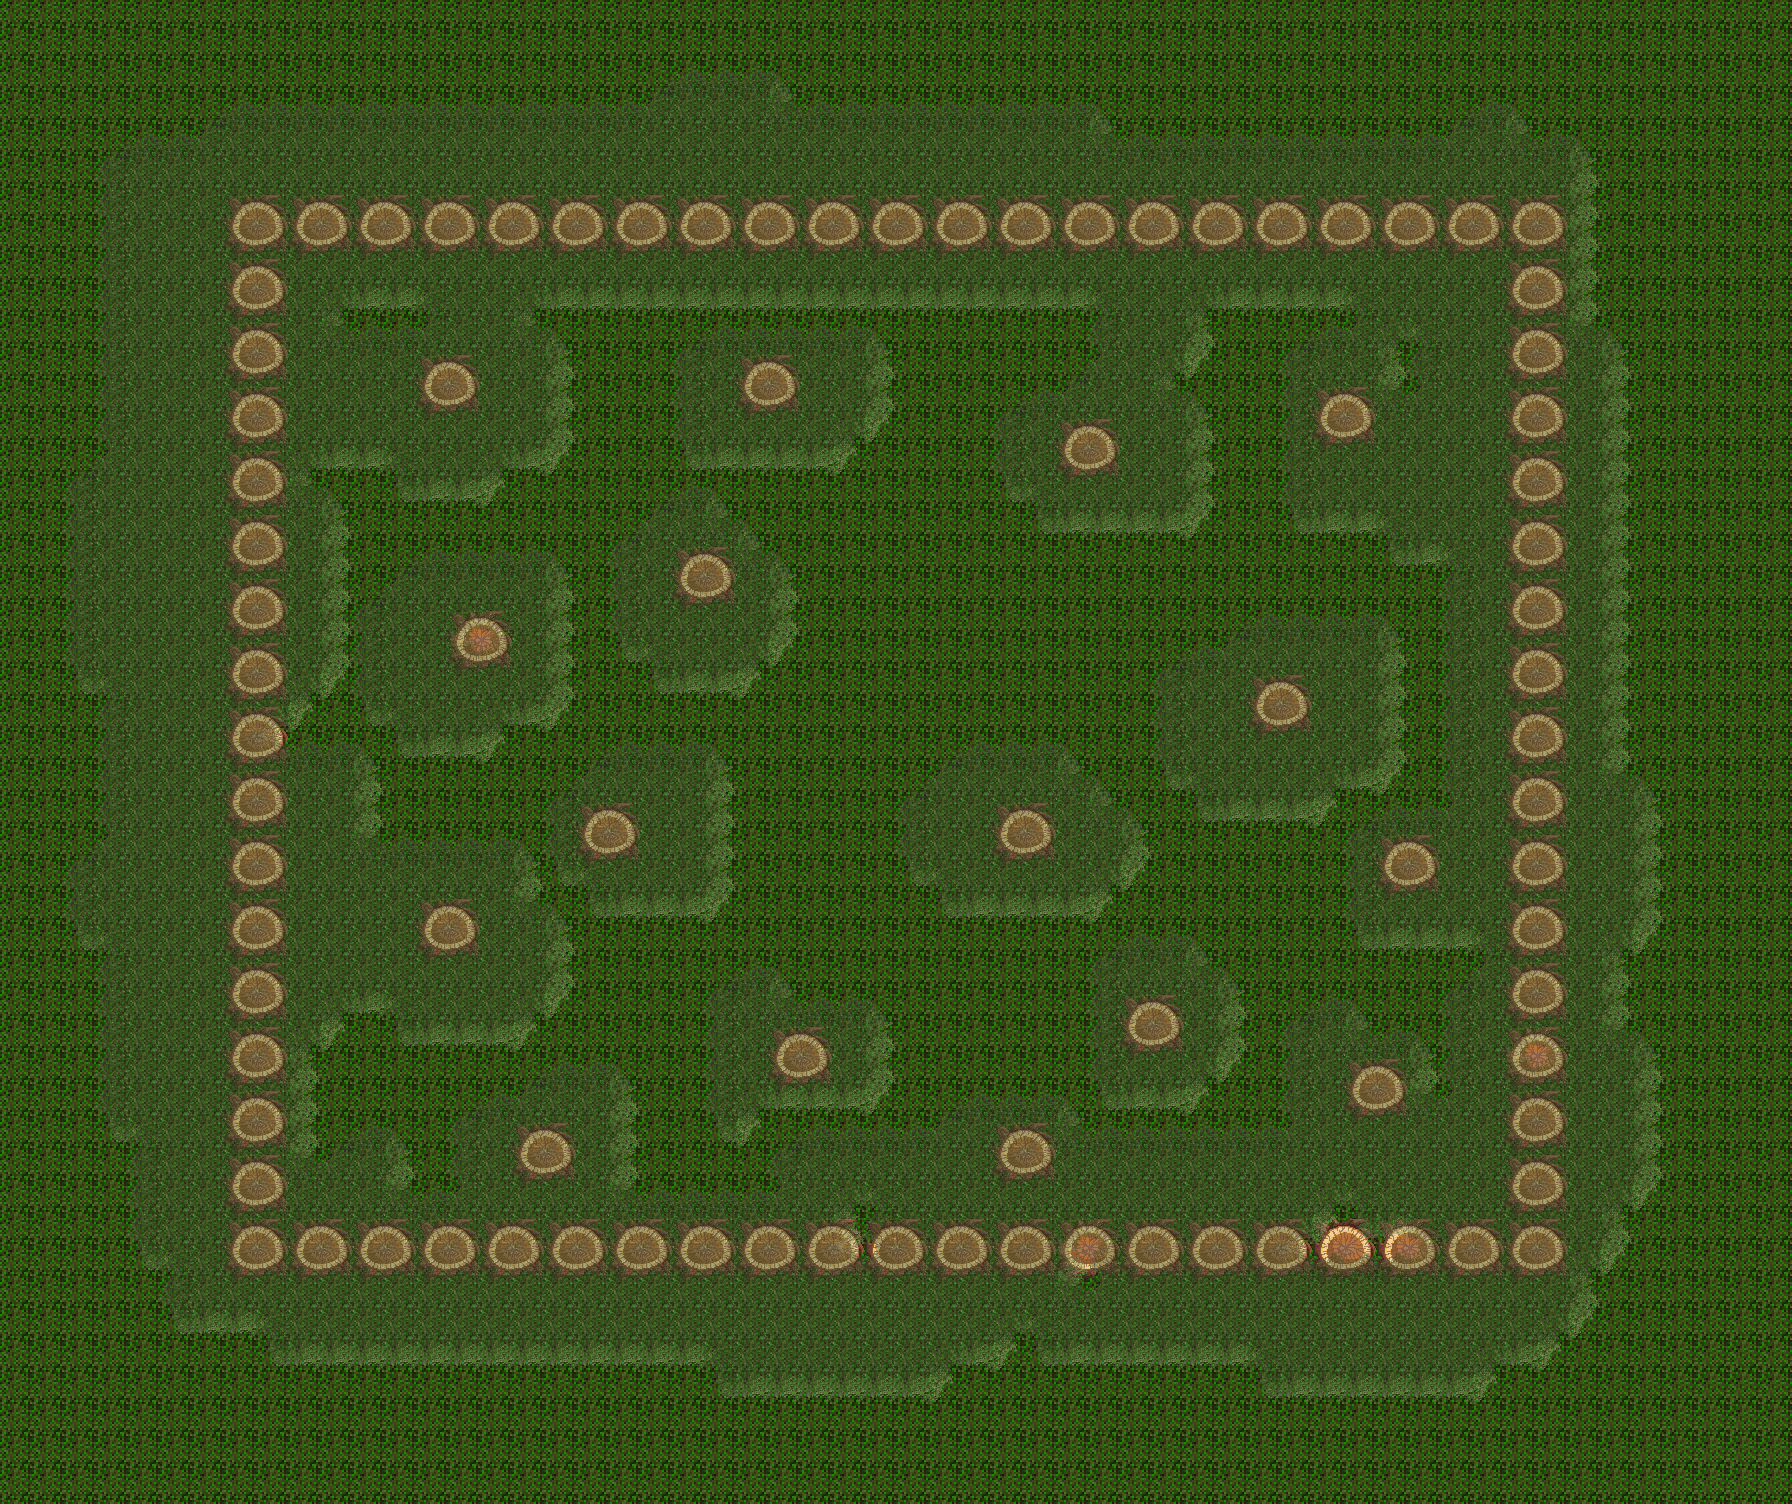

The image is a tile-based game level rendered from a .tmx file. Its description and source (layers, tilesets, objects; grid data summarised) follow:
An orthogonal 56x47 tile map with 32x32 px tiles, 3 tile layers (floor, unbreakable, ceiling) and 4 objects (player0, player1, player2, player3).

<map version="1.0" tiledversion="1.0.3" orientation="orthogonal" renderorder="right-down" width="56" height="47" tilewidth="32" tileheight="32" nextobjectid="5">
 <properties>
  <property name="music" value="another_new_years_day" />
 </properties>
 <tileset firstgid="1" source="forest.tsx" />
 <layer name="floor" width="56" height="47">
  <data>[2632 cells, 2632 non-empty, 1 distinct tile ids]</data>
 </layer>
 <layer name="unbreakable" width="56" height="47">
  <data>[2632 cells, 352 non-empty, 4 distinct tile ids]</data>
 </layer>
 <layer name="ceiling" width="56" height="47">
  <data>[2632 cells, 2632 non-empty, 16 distinct tile ids]</data>
 </layer>
 <objectgroup name="Player">
  <object id="1" type="player0" x="352" y="320" width="32" height="32">
   <properties>
    <property name="angle" type="float" value="0" />
   </properties>
   <ellipse />
  </object>
  <object id="2" type="player1" x="1408" y="320" width="32" height="32">
   <properties>
    <property name="angle" type="float" value="0" />
   </properties>
   <ellipse />
  </object>
  <object id="3" type="player2" x="1408" y="1120" width="32" height="32">
   <properties>
    <property name="angle" type="float" value="0" />
   </properties>
   <ellipse />
  </object>
  <object id="4" type="player3" x="352" y="1120" width="32" height="32">
   <properties>
    <property name="angle" type="float" value="0" />
   </properties>
   <ellipse />
  </object>
 </objectgroup>
</map>
